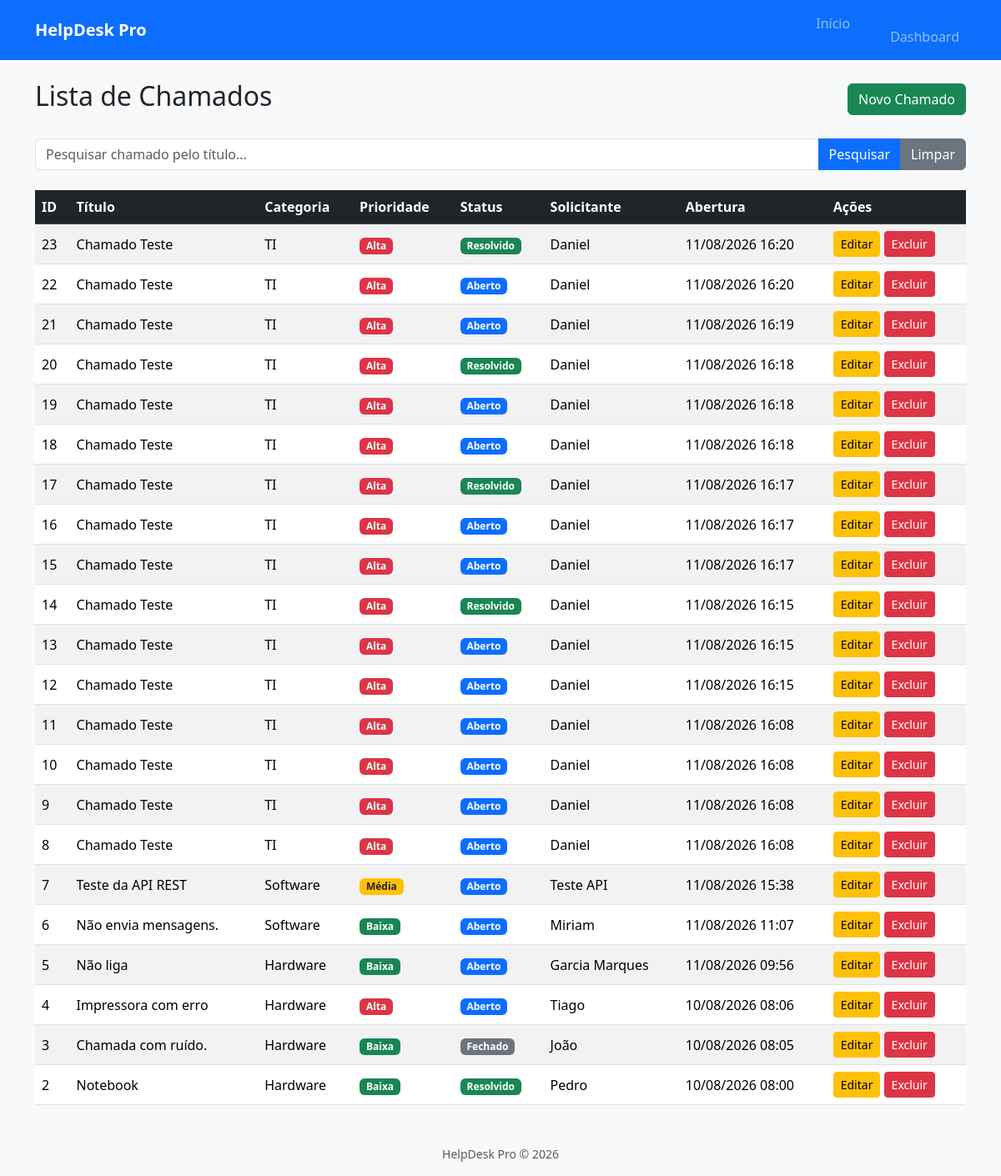
Page /chamados (signed in) on the earlier database version.
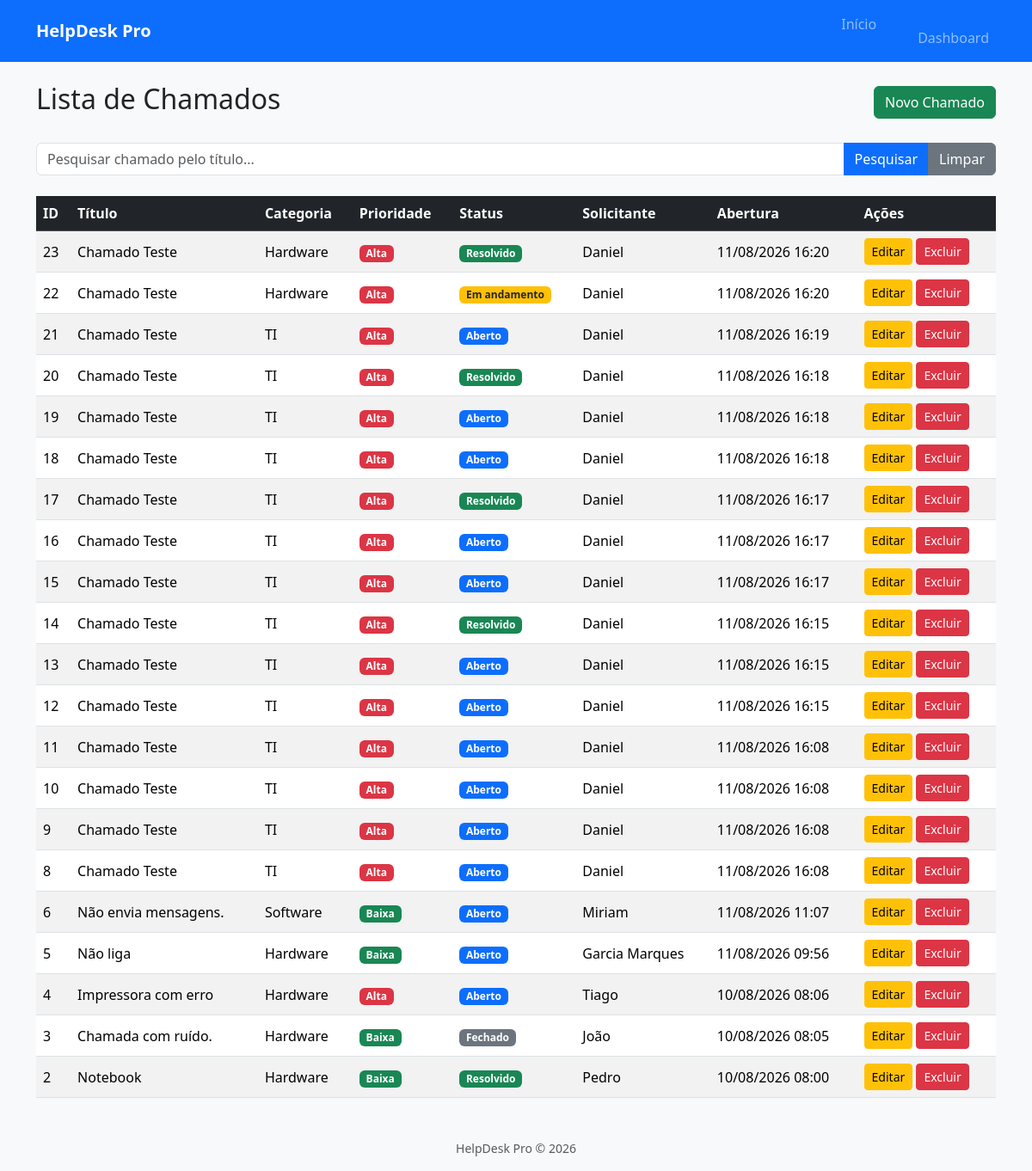
Same page on the later database version.
### models/chamado.py (models this page shows)
class Chamado(db.Model):
    __tablename__ = "chamados"
    id = db.Column(db.Integer, primary_key=True)
    titulo = db.Column(db.String(120), nullable=False)
    descricao = db.Column(db.Text, nullable=False)
    categoria = db.Column(db.String(50), nullable=False)
    prioridade = db.Column(db.String(20), nullable=False)
    status = db.Column(
        db.String(20),
        nullable=False,
        default="Aberto"
    )
    solicitante = db.Column(db.String(100), nullable=False)
    tecnico = db.Column(db.String(100))
    data_abertura = db.Column(
        db.DateTime,
        default=datetime.utcnow
    )
    data_fechamento = db.Column(
        db.DateTime
    )

### routes/chamados.py (the view)
@chamados_bp.route("/chamados")
@login_required
def listar_chamados():
    pesquisa = request.args.get(
        "pesquisa",
        ""
    )
    consulta = Chamado.query
    if pesquisa:
        consulta = consulta.filter(
            Chamado.titulo.ilike(
                f"%{pesquisa}%"
            )
        )
    chamados = consulta.order_by(
        Chamado.data_abertura.desc()
    ).all()
    return render_template(
        "chamados/listar.html",
        chamados=chamados,
        pesquisa=pesquisa
    )

### app.py (called while the page is built)
@login_manager.user_loader
def load_user(user_id):
    return Usuario.query.get(int(user_id))

### templates/chamados/listar.html (shortened to what this page needs)
{% extends "layout/base.html" %}
{% block conteudo %}
<div class="d-flex justify-content-between align-items-center mb-4">
    <h2>Lista de Chamados</h2>
    <a href="{{ url_for('chamados.novo_chamado') }}"
       class="btn btn-success">
        Novo Chamado
    </a>
</div>
<form method="GET" class="mb-4">
    <div class="input-group">
        <input
            type="text"
            name="pesquisa"
            class="form-control"
            placeholder="Pesquisar chamado pelo título..."
            value="{{ pesquisa }}">
        <button
            type="submit"
            class="btn btn-primary">
            Pesquisar
        </button>
        <a
            href="{{ url_for('chamados.listar_chamados') }}"
            class="btn btn-secondary">
            Limpar
        </a>
    </div>
</form>
{% if chamados %}
<table class="table table-striped table-hover align-middle">
    <thead class="table-dark">
        <tr>
            <th>ID</th>
            <th>Título</th>
            <th>Categoria</th>
            <th>Prioridade</th>
            <th>Status</th>
            <th>Solicitante</th>
            <th>Abertura</th>
            <th>Ações</th>
        </tr>
    </thead>
    <tbody>
        {% for chamado in chamados %}
        <tr>
            <td>
                {{ chamado.id }}
            </td>
            <td>
                {{ chamado.titulo }}
            </td>
            <td>
                {{ chamado.categoria }}
            </td>
            <td>
                {% if chamado.prioridade == "Alta" %}
                    <span class="badge bg-danger">
                        {{ chamado.prioridade }}
                    </span>
                {% elif chamado.prioridade == "Média" %}
                    <span class="badge bg-warning text-dark">
                        {{ chamado.prioridade }}
                    </span>
                {% else %}
                    <span class="badge bg-success">
                        {{ chamado.prioridade }}
                    </span>
                {% endif %}
            </td>
            <td>
                {% if chamado.status == "Aberto" %}
                    <span class="badge bg-primary">
                        {{ chamado.status }}
                    </span>
                {% elif chamado.status == "Em andamento" %}
                    <span class="badge bg-warning text-dark">
                        {{ chamado.status }}
                    </span>
                {% elif chamado.status == "Resolvido" %}
                    <span class="badge bg-success">
                        {{ chamado.status }}
                    </span>
                {% else %}
                    <span class="badge bg-secondary">
                        {{ chamado.status }}
                    </span>
                {% endif %}
            </td>
            <td>
                {{ chamado.solicitante }}
            </td>
            <td>
                {{ chamado.data_abertura.strftime("%d/%m/%Y %H:%M") }}
            </td>
            <td>
                <a
                    href="{{ url_for('chamados.editar_chamado', id=chamado.id) }}"
                    class="btn btn-warning btn-sm">
                    Editar
                </a>
                <form
                    action="{{ url_for('chamados.excluir_chamado', id=chamado.id) }}"
                    method="POST"
                    style="display:inline;">
                    <button
                        type="submit"
                        class="btn btn-danger btn-sm"
                        onclick="return confirm('Deseja realmente excluir este chamado?');">
                        Excluir
                    </button>
                </form>
            </td>
        </tr>
        {% endfor %}
    </tbody>
</table>
{% endif %}
{% endblock %}

### templates/layout/base.html (shortened to what this page needs)
<!DOCTYPE html>
<html lang="pt-BR">
<head>
    <link href="https://cdn.jsdelivr.net/npm/bootstrap@5.3.8/dist/css/bootstrap.min.css" rel="stylesheet">
    <link rel="stylesheet"
          href="{{ url_for('static', filename='css/style.css') }}">
</head>
<body class="bg-light">
    <nav class="navbar navbar-expand-lg navbar-dark bg-primary">
        <div class="container">
            <a class="navbar-brand fw-bold"
               href="/">
                HelpDesk Pro
            </a>
            <div
                class="collapse navbar-collapse"
                id="menu">
                <ul class="navbar-nav ms-auto">
                    <li class="nav-item">
                        <a class="nav-link"
                           href="{{ url_for('chamados.home') }}">
                       Início
                       </a>
                    </li>
                    <li class="nav-item">
                        <a class="nav-link"
                           href="{{ url_for('chamados.listar_chamados') }}"
                            Chamados
                        </a>
                    </li>
                    <li class="nav-item">
                        <a class="nav-link"
                           href="/dashboard">
                            Dashboard
                        </a>
                    </li>
                </ul>
            </div>
        </div>
    </nav>
    <div class="container mt-4">
        {% block conteudo %}
        {% endblock %}
    </div>
    <footer class="text-center mt-5 mb-3 text-muted">
        HelpDesk Pro © 2026
    </footer>
</body>
</html>

### static/css/style.css (style rules this page uses)
body { background:#f8f9fa; }
footer { font-size:14px; }

Differences in the rows shown:
removed Chamado: id "7", titulo "Teste da API REST", categoria "Software", prioridade "Média", status "Aberto", solicitante "Teste API", data_abertura "11/08/2026 15:38"
changed Chamado id 23: categoria "TI" → "Hardware"
changed Chamado id 22: categoria "TI" → "Hardware"; status "Aberto" → "Em andamento"
